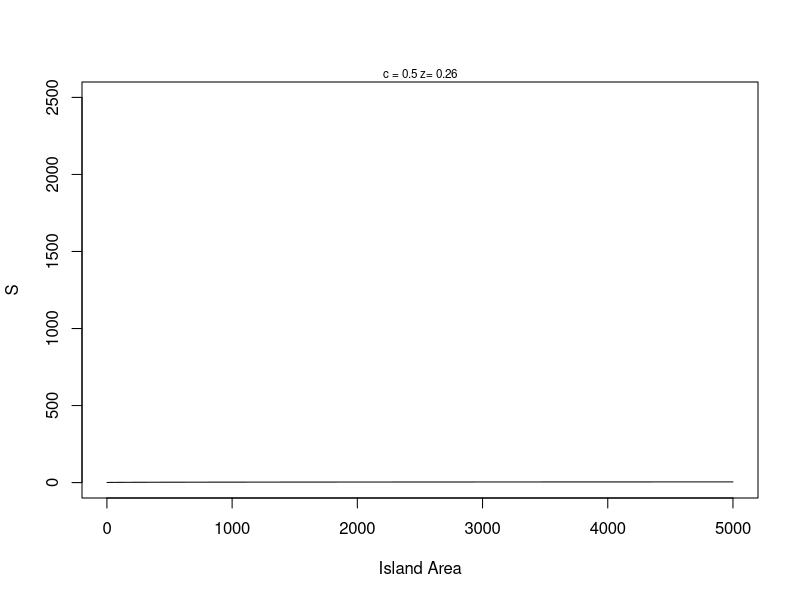
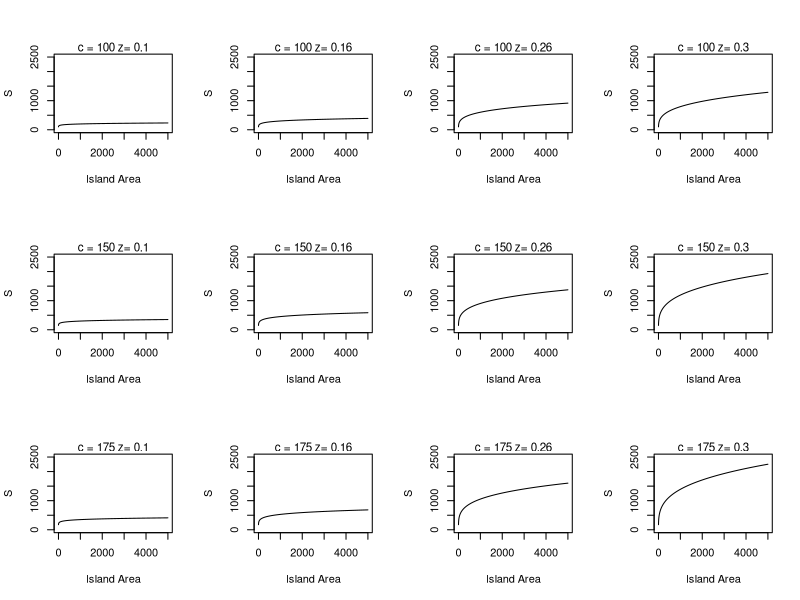
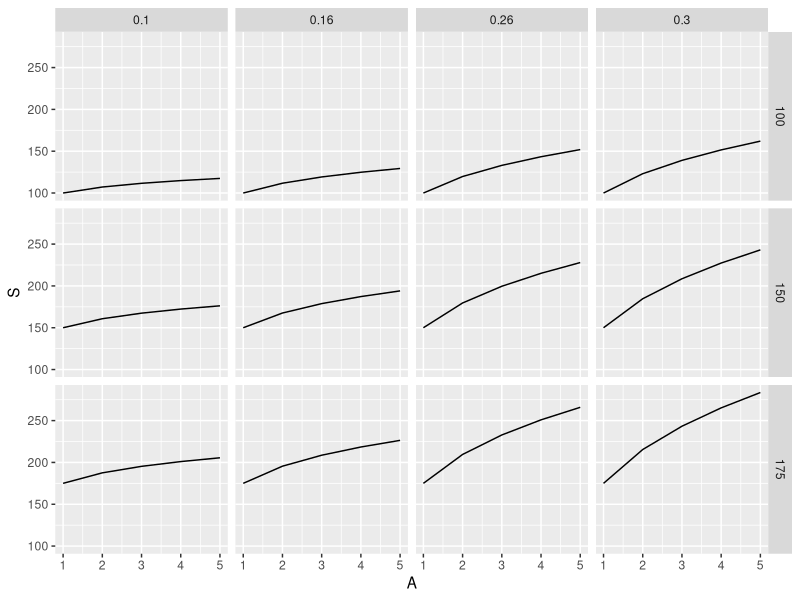
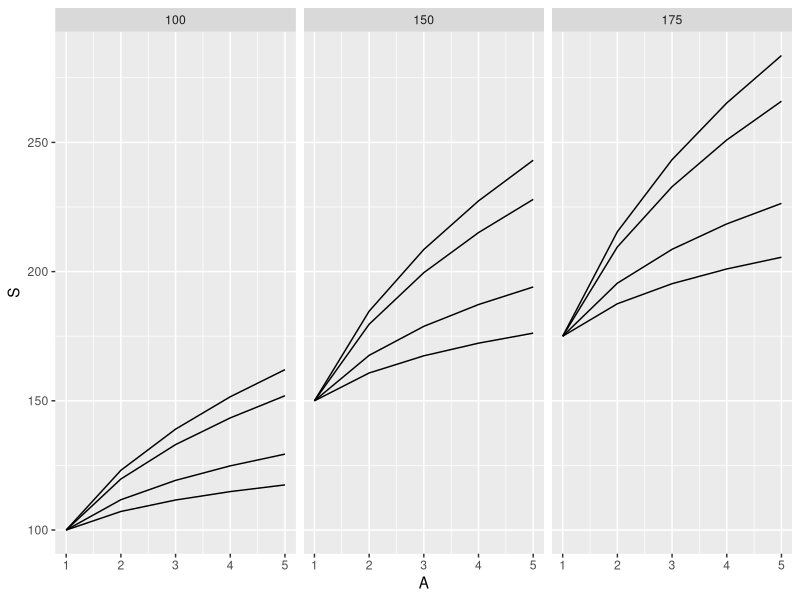
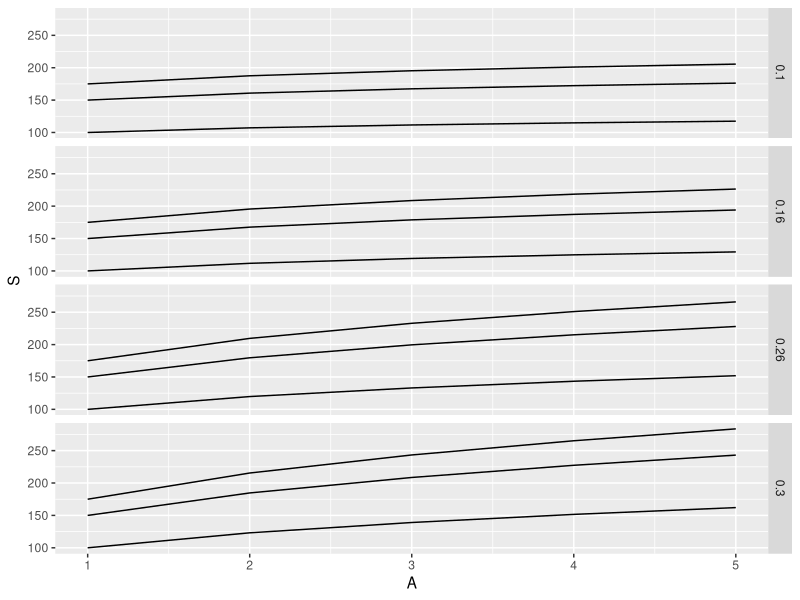

Recreate these plots in R, in order.
# ----------------------------------
# Writing functions for equation and sweeping over parameters
# 01 Apr 2020
# HVC
# ----------------------------------
#
library(ggplot2)

# S=cA^z describes a species-area relationship

# ----------------------------------
# FUNCTION species_area_curve
# description: creates a power function for S and A
# inputs: A is a vector of island areas
#         c is the intercept constant
#         z is the slope constant
# outputs: S is a vector of species richness
####################################
species_area_curve <- function(A=1:5000,
                               c=0.5,
                               z=0.26) {
S <- c*(A^z)
return(S)

} # end of Species-Area Curve
# ctrl-shift-return runs the whole function in memory
# ----------------------------------
head(species_area_curve())

# Plotting function
# ----------------------------------
# FUNCTION species_area_plot
# description: plots species area curves with parameter vales
# inputs: A = vector of areas
#         c = single value for c parameter
#         z = single value for z parameter    
# outputs: smoothed curve with parameters printed in graph
####################################
species_area_plot<- function(A=1:5000,c=0.5,z=0.26) {
  
plot(x=A,y=species_area_curve(A,c,z),
     type="l",
     xlab="Island Area",
     ylab="S",
     ylim=c(0,2500))
  mtext(paste("c =",c,"z=",z),cex=0.7)
  
} # end of species_area_plot
# ----------------------------------
species_area_plot()
# confirm labels, parameter values printed at top. 

# Now build a grid of plots

# Global variables
c_pars <- c(100,150,175)
z_pars <- c(0.10,0.16,0.26,0.3)
par(mfrow=c(3,4)) 

for (i in seq_along(c_pars)) {
  for (j in seq_along(z_pars)) {
    species_area_plot(c=c_pars[i],z=z_pars[j])
  }
}

# expand.grid ---------------------
expand.grid(c_pars,z_pars)
# generates a data frame as an output. Each row corresponds to a different combinations of variables: c and z pars

# ----------------------------------
# FUNCTION sa_output
# description: summary stats for species-area power function
# inputs: vector of predicted species richness values
# outputs: list of max-min and the coefficient of variation
####################################
sa_output <- function(S=runif(10)) {
sum_stats <- list(s_gain=max(S)-min(S),
                  s_cv=sd(S)/mean(S))

return(sum_stats)

} # end of sa_output
# ----------------------------------
sa_output()

# Build program body

# Global variables
Area <- 1:5000
c_pars <- c(100,150,175)
z_pars <- c(0.10,0.16,0.26,0.3)

# Set up model data fram
model_frame <- expand.grid(c=c_pars,z=z_pars)
str(model_frame)
model_frame$SGain <- NA
model_frame$SCV <- NA
head(model_frame)

# cycle through model calculations
for (i in 1:nrow(model_frame)) {

  # generate S vector
  temp1 <- species_area_curve(A=Area,c=model_frame[i,1],z=model_frame[i,2])
  
# calculate output stats
  temp2 <- sa_output(temp1)
  
# pass results to columns in data frame
model_frame[i,c(3,4)] <- temp2

} # end of for loop
print(model_frame)

# parameter sweep redux with ggplot graphics

area <- 1:5
c_pars <- c(100,150,175)
z_pars <- c(0.10,0.16,0.26,0.3)

# set up model frame
model_frame <- expand.grid(c=c_pars,z=z_pars,A=area)
head(model_frame)
nrow(model_frame)

# adding response variable
model_frame$S <- NA

# Loop through parameters and full with sa function

for (i in 1:length(c_pars)) {
  for (j in 1:length(z_pars)) {
    model_frame[model_frame$c==c_pars[i] & model_frame$z==z_pars[j],"S"] <- species_area_curve(A=area,c=c_pars[i],z=z_pars[j])
  }
}
  head(model_frame)

    p1 <- ggplot(data=model_frame)
    p1 + geom_line(mapping=aes(x=A,y=S)) +
    facet_grid(c~z)
    
    p2 <- p1
    p2 + geom_line(mapping=aes(x=A,y=S,group=z)) +
      facet_grid(.~c)
  
    p3 <- p1
    p3 + geom_line(mapping=aes(x=A,y=S,group=c)) +
      facet_grid(z~.)
    
    
    
